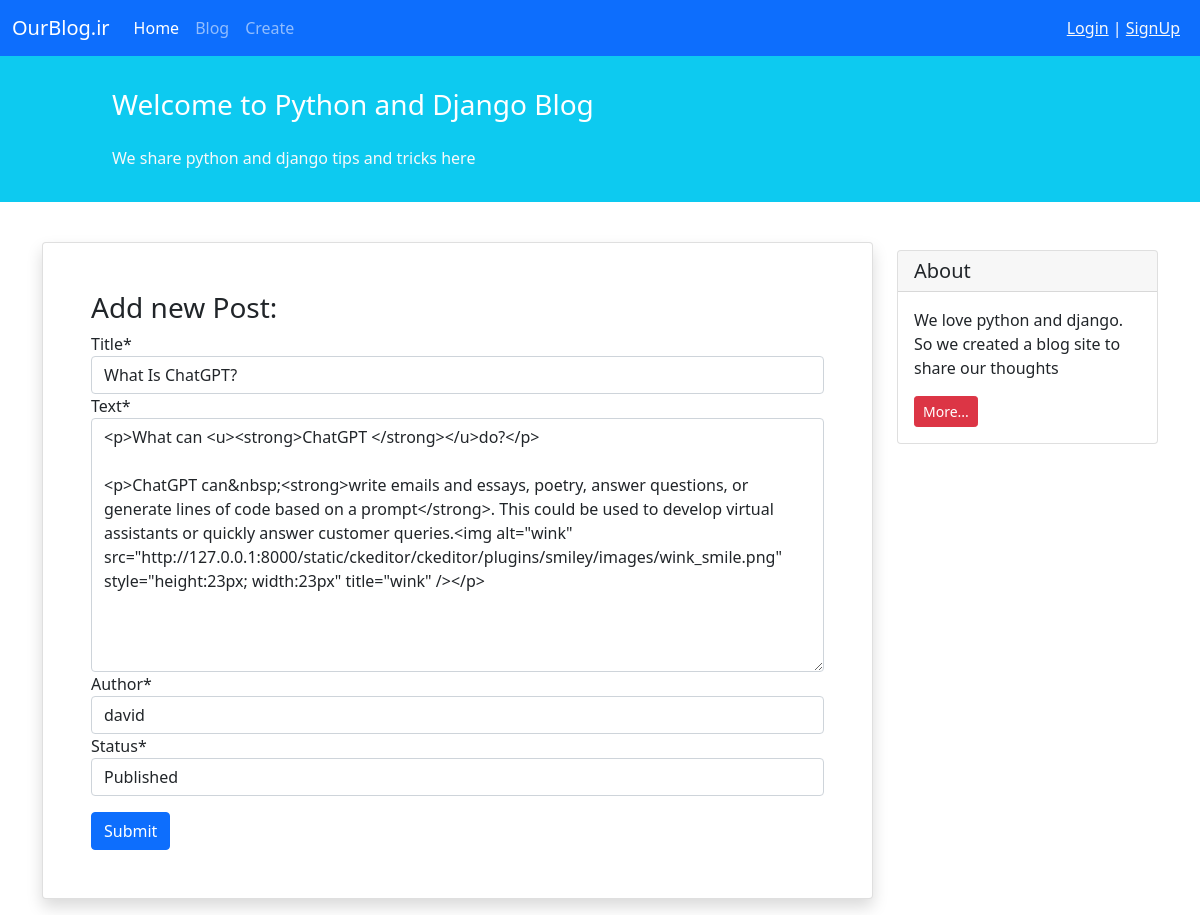
Page /blog/2/edit/ on the earlier database version.
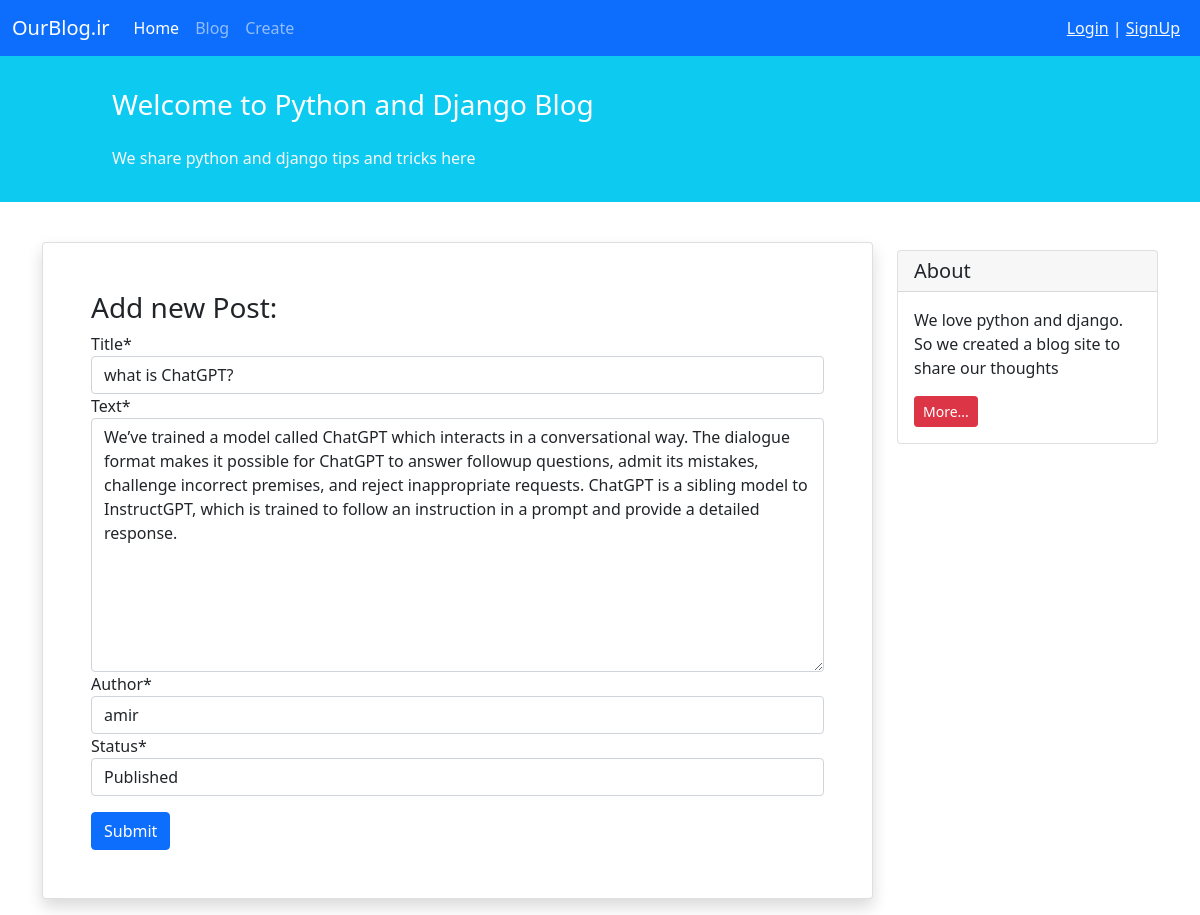
Same page on the later database version.
### blog/models.py (models this page shows, shortened)
class Post(models.Model):
    STATUS_CHOICES = (
        ('pub', 'Published'),
        ('drf', 'Draft'),
    )
    title = models.CharField(max_length=100)
    text = models.TextField()
    author = models.ForeignKey('auth.User', on_delete=models.CASCADE)
    datetime_created = models.DateTimeField(auto_now_add=True)
    datetime_modified = models.DateTimeField(auto_now=True)
    status = models.CharField(choices=STATUS_CHOICES, max_length=3)

### blog/views.py (the view)
# urls.py: path('<int:pk>/edit/', PostEditView.as_view(), name='post_edit'),
class PostEditView(generic.UpdateView):
    model = Post
    form_class = PostForm
    template_name = 'blog/post_create.html'

### blog/forms.py
class PostForm(forms.ModelForm):
    class Meta:
        model = Post
        fields = ['title', 'text', 'author', 'status']

### blog/templates/blog/post_create.html (shortened to what this page needs)
{% extends '_base.html' %}
{% load crispy_forms_tags %}
{% block content %}
    <div class="container mt-4">
        <div class="row">
            <div class="col-9">
                <div class="card shadow my-3 p-5">
                    <h3>Add new Post:</h3>
                    <form method="POST">
                        {{ form|crispy}}
                        <button type="submit" class="btn btn-primary mt-3">Submit</button>
                    </form>
                </div>
            </div>
            <div class="col-3">
                <div class="card my-4">
                    <h5 class="card-header">About</h5>
                    <div class="card-body">
                        <p class="card-text">We love python and django. So we created a blog site to share our
                            thoughts</p>
                        <a href="#"
                           class="btn btn-sm btn-danger">
                            More...
                        </a>
                    </div>
                </div>
            </div>
        </div>
    </div>
{% endblock content %}

Differences in the rows shown:
changed Post "Published": title "What Is ChatGPT?" → "what is ChatGPT?"; text "<p>What can <u><strong>ChatGPT </strong></u>do?</p> <p>ChatGPT can&nbsp;<strong>write emails and essays, poetry, answer questions, or generate lines of code based on a prompt</strong>. This could be used to develop virtual assistants or quickly answer customer queries.<img alt=\"wink\" src=\"http://127.0.0.1:8000/static/ckeditor/ckeditor/plugins/smiley/images/wink_smile.png\" style=\"height:23px; width:23px\" title=\"wink\" /></p>" → "We’ve trained a model called ChatGPT which interacts in a conversational way. The dialogue format makes it possible for ChatGPT to answer followup questions, admit its mistakes, challenge incorrect premises, and reject inappropriate requests. ChatGPT is a sibling model to InstructGPT, which is trained to follow an instruction in a prompt and provide a detailed response."; author "david" → "amir"
